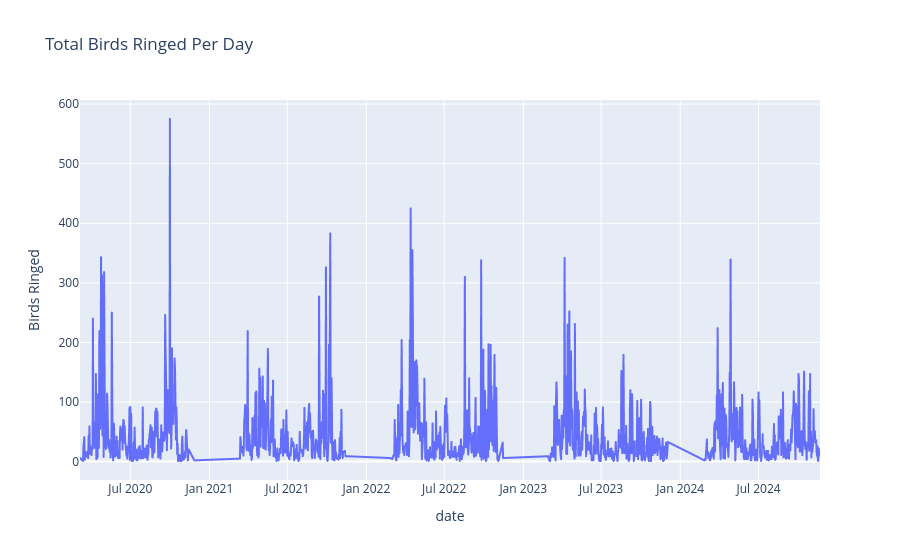
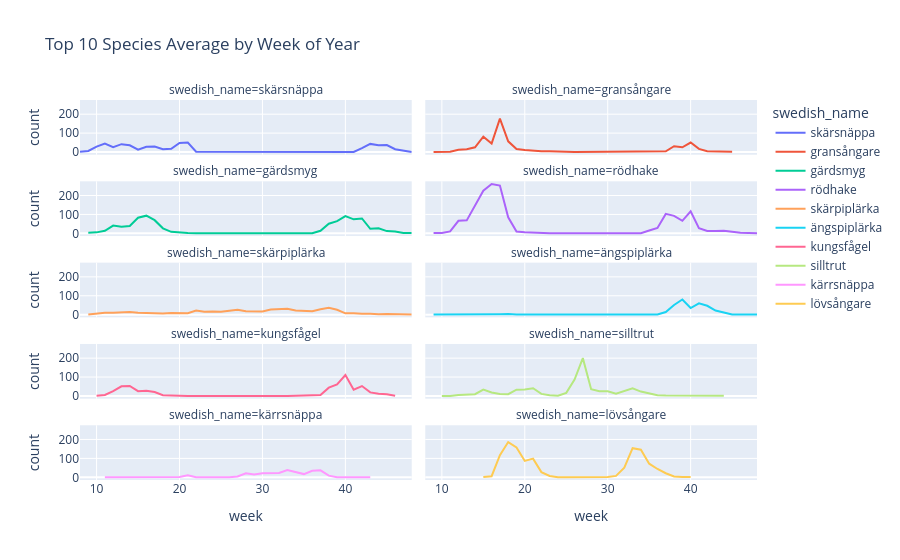
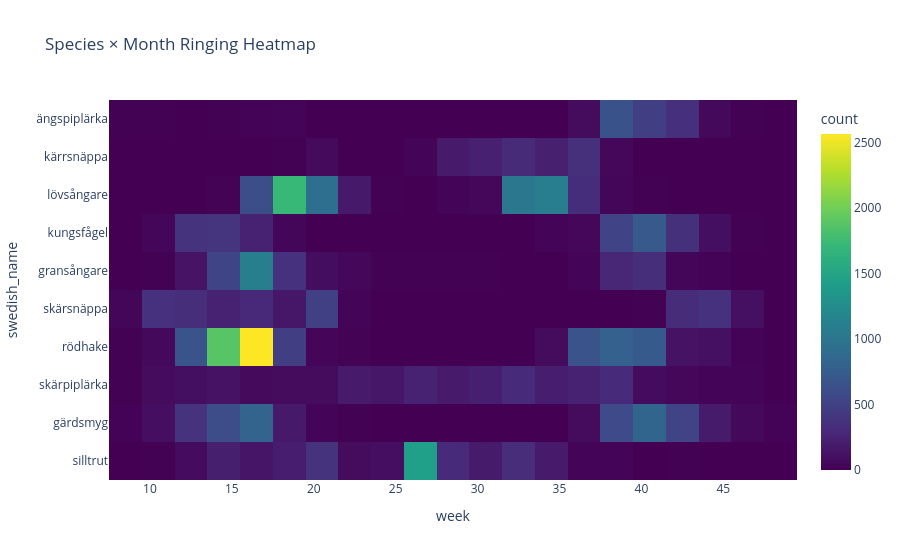

Notebook cell for these charts, in order:
### Code cell
most_common = df.swedish_name.value_counts().nlargest(10).index.tolist()

fig1 = plot_total_ringings_over_time(df)
fig1.show()
# Save figure
fig1.write_image(f'{FIGURES_DIR}/total_ringings_over_time.svg', width=1200, height=800)

fig2 = plot_species_trends(df)
fig2.show()
fig2.write_image(f'{FIGURES_DIR}/species_trends.svg', width=1200, height=800)
#fig3 = plot_species_seasonality(df, most_common[:10])
#fig3.show()
#fig3.write_image(f'{FIGURES_DIR}/species_seasonality.svg', width=1200, height=800)

fig4 = plot_species_month_heatmap(df, most_common[:10])
fig4.show()
fig4.write_image(f'{FIGURES_DIR}/species_month_heatmap.svg', width=1200, height=800)
summary_stats = summarize_ringings_per_year(df)
print(summary_stats)

### Figure 1 — Plotly figure (JSON) as saved in the notebook; plotly's stock layout.template omitted (floating-point values rounded to 4 significant figures; data arrays with more than 128 entries replaced by an {"elided": "..."} marker saying what was removed)
{"data": [{"hovertemplate": "date=%{x}<br>count=%{y}<extra></extra>", "legendgroup": "", "line": {"color": "#636efa", "dash": "solid"}, "marker": {"symbol": "circle"}, "mode": "lines", "name": "", "showlegend": false, "type": "scattergl", "x": {"elided": "1270 str values"}, "xaxis": "x", "y": {"elided": "1270 int values"}, "yaxis": "y"}], "layout": {"legend": {"tracegroupgap": 0}, "title": {"text": "Total Birds Ringed Per Day"}, "xaxis": {"anchor": "y", "domain": [0, 1], "title": {"text": "date"}}, "yaxis": {"anchor": "x", "domain": [0, 1], "title": {"text": "Birds Ringed"}}}}

### Figure 2 — Plotly figure (JSON) as saved in the notebook; plotly's stock layout.template omitted (floating-point values rounded to 4 significant figures)
{"data": [{"hovertemplate": "swedish_name=skärsnäppa<br>week=%{x}<br>count=%{y}<extra></extra>", "legendgroup": "skärsnäppa", "line": {"color": "#636efa", "dash": "solid"}, "marker": {"symbol": "circle"}, "mode": "lines", "name": "skärsnäppa", "orientation": "v", "showlegend": true, "type": "scatter", "x": [8, 9, 10, 11, 12, 13, 14, 15, 16, 17, 18, 19, 20, 21, 22, 23, 24, 26, 31, 38, 40, 41, 42, 43, 44, 45, 46, 47, 48], "xaxis": "x9", "y": [1.2, 5.4, 28.6, 44.8, 26.2, 41.6, 35.8, 12.4, 28, 28.6, 14.8, 16.8, 48.2, 50, 2, 2, 0.6, 0.2, 0.2, 0.2, 0.6, 0.4, 20.8, 43, 36, 37.2, 14.6, 7.6, 0.2], "yaxis": "y9"}, {"hovertemplate": "swedish_name=gransångare<br>week=%{x}<br>count=%{y}<extra></extra>", "legendgroup": "gransångare", "line": {"color": "#EF553B", "dash": "solid"}, "marker": {"symbol": "circle"}, "mode": "lines", "name": "gransångare", "orientation": "v", "showlegend": true, "type": "scatter", "x": [9, 10, 11, 12, 13, 14, 15, 16, 17, 18, 19, 20, 21, 22, 23, 24, 25, 26, 27, 28, 29, 30, 31, 32, 36, 37, 38, 39, 40, 41, 42, 43, 44, 45], "xaxis": "x10", "y": [0.4, 0.2, 1.8, 12, 15, 25, 81, 45.2, 176.4, 56.6, 16, 10.6, 6.4, 4.6, 4, 1, 1, 0.4, 0.6, 1, 1, 0.2, 1, 0.2, 1, 3.8, 30.8, 25.2, 50.2, 16.6, 4.6, 2.4, 0.6, 1.8], "yaxis": "y10"}, {"hovertemplate": "swedish_name=gärdsmyg<br>week=%{x}<br>count=%{y}<extra></extra>", "legendgroup": "gärdsmyg", "line": {"color": "#00cc96", "dash": "solid"}, "marker": {"symbol": "circle"}, "mode": "lines", "name": "gärdsmyg", "orientation": "v", "showlegend": true, "type": "scatter", "x": [9, 10, 11, 12, 13, 14, 15, 16, 17, 18, 19, 20, 21, 22, 23, 24, 25, 27, 32, 35, 36, 37, 38, 39, 40, 41, 42, 43, 44, 45, 46, 47, 48], "xaxis": "x7", "y": [3.6, 5.2, 13.8, 41.2, 35.4, 38.6, 82.6, 93.4, 69.6, 26.6, 8, 4.2, 1.6, 1, 0.6, 0.2, 0.2, 0.2, 0.2, 0.4, 1, 13.8, 51, 64.2, 91.4, 74.2, 78.8, 24.2, 26.6, 11.8, 9.6, 1.6, 2.4], "yaxis": "y7"}, {"hovertemplate": "swedish_name=rödhake<br>week=%{x}<br>count=%{y}<extra></extra>", "legendgroup": "rödhake", "line": {"color": "#ab63fa", "dash": "solid"}, "marker": {"symbol": "circle"}, "mode": "lines", "name": "rödhake", "orientation": "v", "showlegend": true, "type": "scatter", "x": [9, 10, 11, 12, 13, 14, 15, 16, 17, 18, 19, 20, 21, 22, 23, 24, 27, 28, 29, 34, 35, 36, 37, 38, 39, 40, 41, 42, 43, 44, 45, 46, 48], "xaxis": "x8", "y": [1.4, 2, 10.4, 66.2, 68.6, 150.4, 225.4, 260.6, 252.4, 84.8, 9.4, 5.2, 2.4, 1.8, 0.4, 0.2, 0.2, 0.2, 0.2, 0.6, 15.4, 28.8, 102.8, 92.4, 66.2, 116.8, 27.8, 12.8, 13, 13.6, 8.2, 3, 0.4], "yaxis": "y8"}, {"hovertemplate": "swedish_name=skärpiplärka<br>week=%{x}<br>count=%{y}<extra></extra>", "legendgroup": "skärpiplärka", "line": {"color": "#FFA15A", "dash": "solid"}, "marker": {"symbol": "circle"}, "mode": "lines", "name": "skärpiplärka", "orientation": "v", "showlegend": true, "type": "scatter", "x": [9, 10, 11, 12, 13, 14, 15, 16, 17, 18, 19, 20, 21, 22, 23, 24, 25, 26, 27, 28, 29, 30, 31, 32, 33, 34, 35, 36, 37, 38, 39, 40, 41, 42, 43, 44, 45, 46, 47, 48], "xaxis": "x5", "y": [1.4, 4.4, 10.6, 9.6, 10.6, 14, 10.6, 8, 5.2, 5.8, 8.2, 8.6, 7.8, 21.6, 15.6, 16.6, 15.4, 21, 26.4, 18.4, 18.8, 16.6, 27.4, 28.6, 31.6, 22, 20.2, 18.4, 28.8, 36, 26.2, 7.2, 8, 4.2, 4.6, 1.6, 3, 3, 2, 0.4], "yaxis": "y5"}, {"hovertemplate": "swedish_name=ängspiplärka<br>week=%{x}<br>count=%{y}<extra></extra>", "legendgroup": "ängspiplärka", "line": {"color": "#19d3f3", "dash": "solid"}, "marker": {"symbol": "circle"}, "mode": "lines", "name": "ängspiplärka", "orientation": "v", "showlegend": true, "type": "scatter", "x": [9, 10, 11, 12, 13, 15, 16, 17, 18, 19, 34, 35, 36, 37, 38, 39, 40, 41, 42, 43, 44, 45, 46, 47, 48], "xaxis": "x6", "y": [0.8, 0.6, 0.8, 0.2, 0.2, 1.4, 0.6, 2.6, 3.4, 1.4, 0.2, 0.4, 0.8, 14, 51, 80, 35, 60.2, 47, 22, 10.4, 0.6, 1, 0.2, 0.2], "yaxis": "y6"}, {"hovertemplate": "swedish_name=kungsfågel<br>week=%{x}<br>count=%{y}<extra></extra>", "legendgroup": "kungsfågel", "line": {"color": "#FF6692", "dash": "solid"}, "marker": {"symbol": "circle"}, "mode": "lines", "name": "kungsfågel", "orientation": "v", "showlegend": true, "type": "scatter", "x": [10, 11, 12, 13, 14, 15, 16, 17, 18, 19, 20, 21, 33, 34, 35, 36, 37, 38, 39, 40, 41, 42, 43, 44, 45, 46], "xaxis": "x3", "y": [1.2, 5.4, 25.2, 51, 53, 25.6, 27.8, 20.8, 4.4, 2.2, 0.4, 0.2, 0.2, 0.6, 3.8, 3, 5.6, 44, 61, 110.6, 33.6, 52.6, 19, 11.4, 8.6, 1.4], "yaxis": "y3"}, {"hovertemplate": "swedish_name=silltrut<br>week=%{x}<br>count=%{y}<extra></extra>", "legendgroup": "silltrut", "line": {"color": "#B6E880", "dash": "solid"}, "marker": {"symbol": "circle"}, "mode": "lines", "name": "silltrut", "orientation": "v", "showlegend": true, "type": "scatter", "x": [10, 11, 12, 13, 14, 15, 16, 17, 18, 19, 20, 21, 22, 23, 24, 25, 26, 27, 28, 29, 30, 31, 32, 33, 34, 35, 36, 37, 38, 39, 40, 42, 43, 44], "xaxis": "x4", "y": [0.4, 0.4, 5.6, 9.6, 9.6, 33.6, 18.8, 10.6, 9.8, 33.2, 34.8, 41, 11.2, 3.4, 1.8, 16.6, 86.4, 200.2, 35.6, 25, 25, 12.6, 24.6, 40.2, 23.4, 13, 4, 2.4, 1.6, 2.4, 0.4, 0.4, 0.4, 0.6], "yaxis": "y4"}, {"hovertemplate": "swedish_name=kärrsnäppa<br>week=%{x}<br>count=%{y}<extra></extra>", "legendgroup": "kärrsnäppa", "line": {"color": "#FF97FF", "dash": "solid"}, "marker": {"symbol": "circle"}, "mode": "lines", "name": "kärrsnäppa", "orientation": "v", "showlegend": true, "type": "scatter", "x": [11, 14, 19, 20, 21, 22, 26, 27, 28, 29, 30, 31, 32, 33, 34, 35, 36, 37, 38, 39, 42, 43], "xaxis": "x", "y": [0.2, 0.4, 1.4, 2.2, 10.6, 0.6, 0.2, 4.2, 21.6, 15, 21.6, 23.6, 22.6, 38.8, 27.8, 17, 34.2, 36.8, 8.8, 0.6, 0.2, 0.2], "yaxis": "y"}, {"hovertemplate": "swedish_name=lövsångare<br>week=%{x}<br>count=%{y}<extra></extra>", "legendgroup": "lövsångare", "line": {"color": "#FECB52", "dash": "solid"}, "marker": {"symbol": "circle"}, "mode": "lines", "name": "lövsångare", "orientation": "v", "showlegend": true, "type": "scatter", "x": [15, 16, 17, 18, 19, 20, 21, 22, 23, 24, 25, 26, 28, 29, 30, 31, 32, 33, 34, 35, 36, 37, 38, 39, 40], "xaxis": "x2", "y": [2.2, 5.6, 117, 186.4, 158.2, 86.6, 98.6, 27.4, 7.2, 0.6, 0.2, 0.4, 1.4, 2.6, 1.4, 7.4, 51, 153.8, 145.6, 72, 44, 21.6, 4.8, 1.8, 1], "yaxis": "y2"}], "layout": {"annotations": [{"font": {}, "showarrow": false, "text": "swedish_name=kärrsnäppa", "x": 0.245, "xanchor": "center", "xref": "paper", "y": 0.144, "yanchor": "bottom", "yref": "paper"}, {"font": {}, "showarrow": false, "text": "swedish_name=lövsångare", "x": 0.755, "xanchor": "center", "xref": "paper", "y": 0.144, "yanchor": "bottom", "yref": "paper"}, {"font": {}, "showarrow": false, "text": "swedish_name=kungsfågel", "x": 0.245, "xanchor": "center", "xref": "paper", "y": 0.358, "yanchor": "bottom", "yref": "paper"}, {"font": {}, "showarrow": false, "text": "swedish_name=silltrut", "x": 0.755, "xanchor": "center", "xref": "paper", "y": 0.358, "yanchor": "bottom", "yref": "paper"}, {"font": {}, "showarrow": false, "text": "swedish_name=skärpiplärka", "x": 0.245, "xanchor": "center", "xref": "paper", "y": 0.572, "yanchor": "bottom", "yref": "paper"}, {"font": {}, "showarrow": false, "text": "swedish_name=ängspiplärka", "x": 0.755, "xanchor": "center", "xref": "paper", "y": 0.572, "yanchor": "bottom", "yref": "paper"}, {"font": {}, "showarrow": false, "text": "swedish_name=gärdsmyg", "x": 0.245, "xanchor": "center", "xref": "paper", "y": 0.786, "yanchor": "bottom", "yref": "paper"}, {"font": {}, "showarrow": false, "text": "swedish_name=rödhake", "x": 0.755, "xanchor": "center", "xref": "paper", "y": 0.786, "yanchor": "bottom", "yref": "paper"}, {"font": {}, "showarrow": false, "text": "swedish_name=skärsnäppa", "x": 0.245, "xanchor": "center", "xref": "paper", "y": 1, "yanchor": "bottom", "yref": "paper"}, {"font": {}, "showarrow": false, "text": "swedish_name=gransångare", "x": 0.755, "xanchor": "center", "xref": "paper", "y": 1, "yanchor": "bottom", "yref": "paper"}], "legend": {"title": {"text": "swedish_name"}, "tracegroupgap": 0}, "title": {"text": "Top 10 Species Average by Week of Year"}, "xaxis": {"anchor": "y", "domain": [0, 0.49], "title": {"text": "week"}}, "xaxis10": {"anchor": "y10", "domain": [0.51, 1], "matches": "x", "showticklabels": false}, "xaxis2": {"anchor": "y2", "domain": [0.51, 1], "matches": "x", "title": {"text": "week"}}, "xaxis3": {"anchor": "y3", "domain": [0, 0.49], "matches": "x", "showticklabels": false}, "xaxis4": {"anchor": "y4", "domain": [0.51, 1], "matches": "x", "showticklabels": false}, "xaxis5": {"anchor": "y5", "domain": [0, 0.49], "matches": "x", "showticklabels": false}, "xaxis6": {"anchor": "y6", "domain": [0.51, 1], "matches": "x", "showticklabels": false}, "xaxis7": {"anchor": "y7", "domain": [0, 0.49], "matches": "x", "showticklabels": false}, "xaxis8": {"anchor": "y8", "domain": [0.51, 1], "matches": "x", "showticklabels": false}, "xaxis9": {"anchor": "y9", "domain": [0, 0.49], "matches": "x", "showticklabels": false}, "yaxis": {"anchor": "x", "domain": [0, 0.144], "title": {"text": "count"}}, "yaxis10": {"anchor": "x10", "domain": [0.856, 1], "matches": "y", "showticklabels": false}, "yaxis2": {"anchor": "x2", "domain": [0, 0.144], "matches": "y", "showticklabels": false}, "yaxis3": {"anchor": "x3", "domain": [0.214, 0.358], "matches": "y", "title": {"text": "count"}}, "yaxis4": {"anchor": "x4", "domain": [0.214, 0.358], "matches": "y", "showticklabels": false}, "yaxis5": {"anchor": "x5", "domain": [0.428, 0.572], "matches": "y", "title": {"text": "count"}}, "yaxis6": {"anchor": "x6", "domain": [0.428, 0.572], "matches": "y", "showticklabels": false}, "yaxis7": {"anchor": "x7", "domain": [0.642, 0.786], "matches": "y", "title": {"text": "count"}}, "yaxis8": {"anchor": "x8", "domain": [0.642, 0.786], "matches": "y", "showticklabels": false}, "yaxis9": {"anchor": "x9", "domain": [0.856, 1], "matches": "y", "title": {"text": "count"}}}}

### Figure 3 — Plotly figure (JSON) as saved in the notebook; plotly's stock layout.template omitted (floating-point values rounded to 4 significant figures; data arrays with more than 128 entries replaced by an {"elided": "..."} marker saying what was removed)
{"data": [{"coloraxis": "coloraxis", "hovertemplate": "week=%{x}<br>swedish_name=%{y}<br>count=%{z}<extra></extra>", "name": "", "type": "histogram2d", "x": {"elided": "36749 int values"}, "xaxis": "x", "xbingroup": "x", "y": {"elided": "36749 str values"}, "yaxis": "y", "ybingroup": "y"}], "layout": {"coloraxis": {"colorbar": {"title": {"text": "count"}}, "colorscale": [[0, "#440154"], [0.1111, "#482878"], [0.2222, "#3e4989"], [0.3333, "#31688e"], [0.4444, "#26828e"], [0.5556, "#1f9e89"], [0.6667, "#35b779"], [0.7778, "#6ece58"], [0.8889, "#b5de2b"], [1, "#fde725"]]}, "legend": {"tracegroupgap": 0}, "title": {"text": "Species × Month Ringing Heatmap"}, "xaxis": {"anchor": "y", "domain": [0, 1], "title": {"text": "week"}}, "yaxis": {"anchor": "x", "domain": [0, 1], "title": {"text": "swedish_name"}}}}
